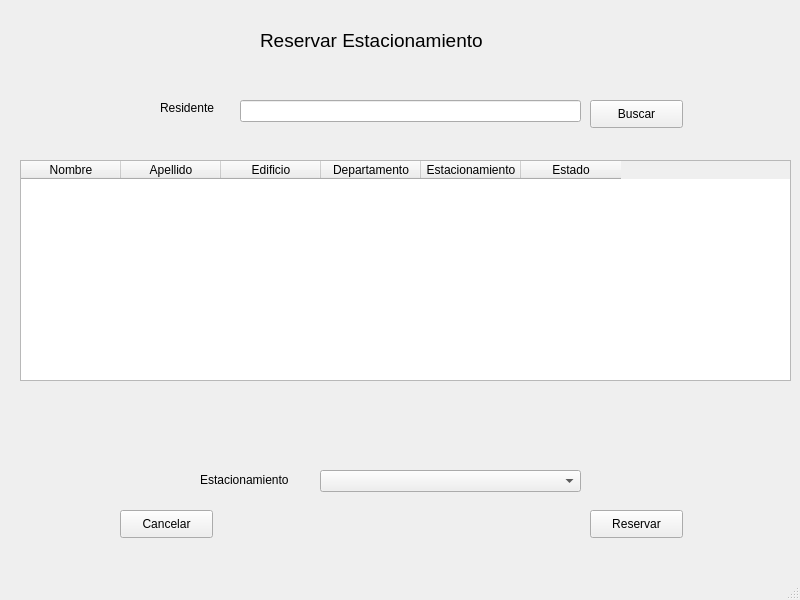
<?xml version="1.0" encoding="UTF-8"?>
<ui version="4.0">
 <class>MainReservarEstacionamiento</class>
 <widget class="QMainWindow" name="MainReservarEstacionamiento">
  <property name="geometry">
   <rect>
    <x>0</x>
    <y>0</y>
    <width>800</width>
    <height>600</height>
   </rect>
  </property>
  <property name="windowTitle">
   <string>Reservar Estacionamiento</string>
  </property>
  <widget class="QWidget" name="centralwidget">
   <widget class="QLabel" name="label">
    <property name="geometry">
     <rect>
      <x>260</x>
      <y>20</y>
      <width>261</width>
      <height>41</height>
     </rect>
    </property>
    <property name="font">
     <font>
      <pointsize>14</pointsize>
     </font>
    </property>
    <property name="text">
     <string>Reservar Estacionamiento</string>
    </property>
   </widget>
   <widget class="QLabel" name="label_2">
    <property name="geometry">
     <rect>
      <x>160</x>
      <y>100</y>
      <width>71</width>
      <height>16</height>
     </rect>
    </property>
    <property name="text">
     <string>Residente</string>
    </property>
   </widget>
   <widget class="QLineEdit" name="txtBuscar">
    <property name="geometry">
     <rect>
      <x>240</x>
      <y>100</y>
      <width>341</width>
      <height>22</height>
     </rect>
    </property>
   </widget>
   <widget class="QPushButton" name="btnBuscar">
    <property name="geometry">
     <rect>
      <x>590</x>
      <y>100</y>
      <width>93</width>
      <height>28</height>
     </rect>
    </property>
    <property name="text">
     <string>Buscar</string>
    </property>
   </widget>
   <widget class="QTableWidget" name="tableEstacionamiento">
    <property name="geometry">
     <rect>
      <x>20</x>
      <y>160</y>
      <width>771</width>
      <height>221</height>
     </rect>
    </property>
    <column>
     <property name="text">
      <string>Nombre</string>
     </property>
    </column>
    <column>
     <property name="text">
      <string>Apellido</string>
     </property>
    </column>
    <column>
     <property name="text">
      <string>Edificio</string>
     </property>
    </column>
    <column>
     <property name="text">
      <string>Departamento</string>
     </property>
    </column>
    <column>
     <property name="text">
      <string>Estacionamiento</string>
     </property>
    </column>
    <column>
     <property name="text">
      <string>Estado</string>
     </property>
    </column>
   </widget>
   <widget class="QPushButton" name="btnCancelar">
    <property name="geometry">
     <rect>
      <x>120</x>
      <y>510</y>
      <width>93</width>
      <height>28</height>
     </rect>
    </property>
    <property name="text">
     <string>Cancelar</string>
    </property>
   </widget>
   <widget class="QPushButton" name="btnAgregar">
    <property name="geometry">
     <rect>
      <x>590</x>
      <y>510</y>
      <width>93</width>
      <height>28</height>
     </rect>
    </property>
    <property name="text">
     <string>Reservar</string>
    </property>
   </widget>
   <widget class="QComboBox" name="cboReservar">
    <property name="geometry">
     <rect>
      <x>320</x>
      <y>470</y>
      <width>261</width>
      <height>22</height>
     </rect>
    </property>
   </widget>
   <widget class="QLabel" name="label_3">
    <property name="geometry">
     <rect>
      <x>200</x>
      <y>470</y>
      <width>101</width>
      <height>20</height>
     </rect>
    </property>
    <property name="text">
     <string>Estacionamiento</string>
    </property>
   </widget>
  </widget>
  <widget class="QMenuBar" name="menubar">
   <property name="geometry">
    <rect>
     <x>0</x>
     <y>0</y>
     <width>800</width>
     <height>26</height>
    </rect>
   </property>
  </widget>
  <widget class="QStatusBar" name="statusbar"/>
 </widget>
 <resources/>
 <connections/>
</ui>
